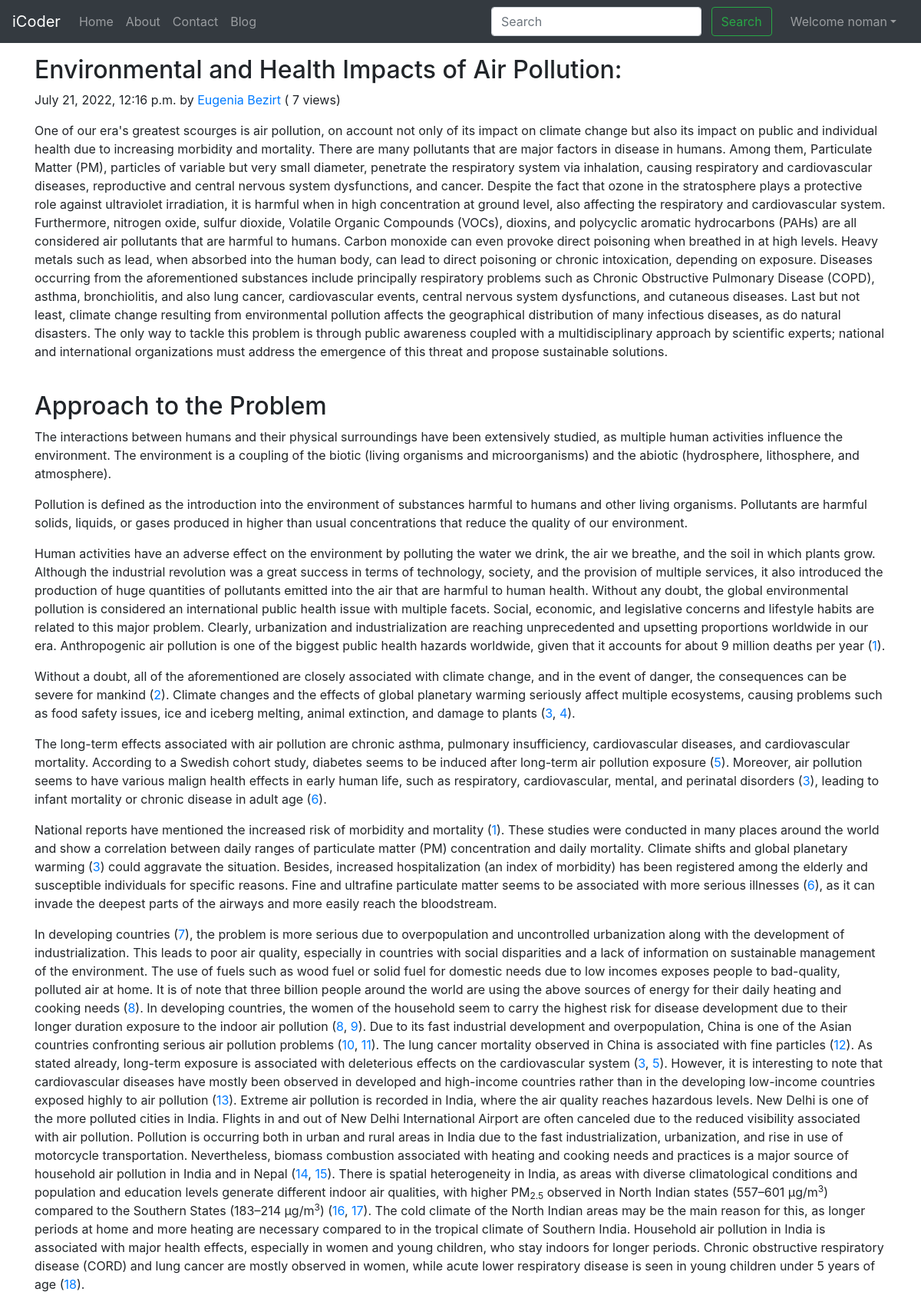
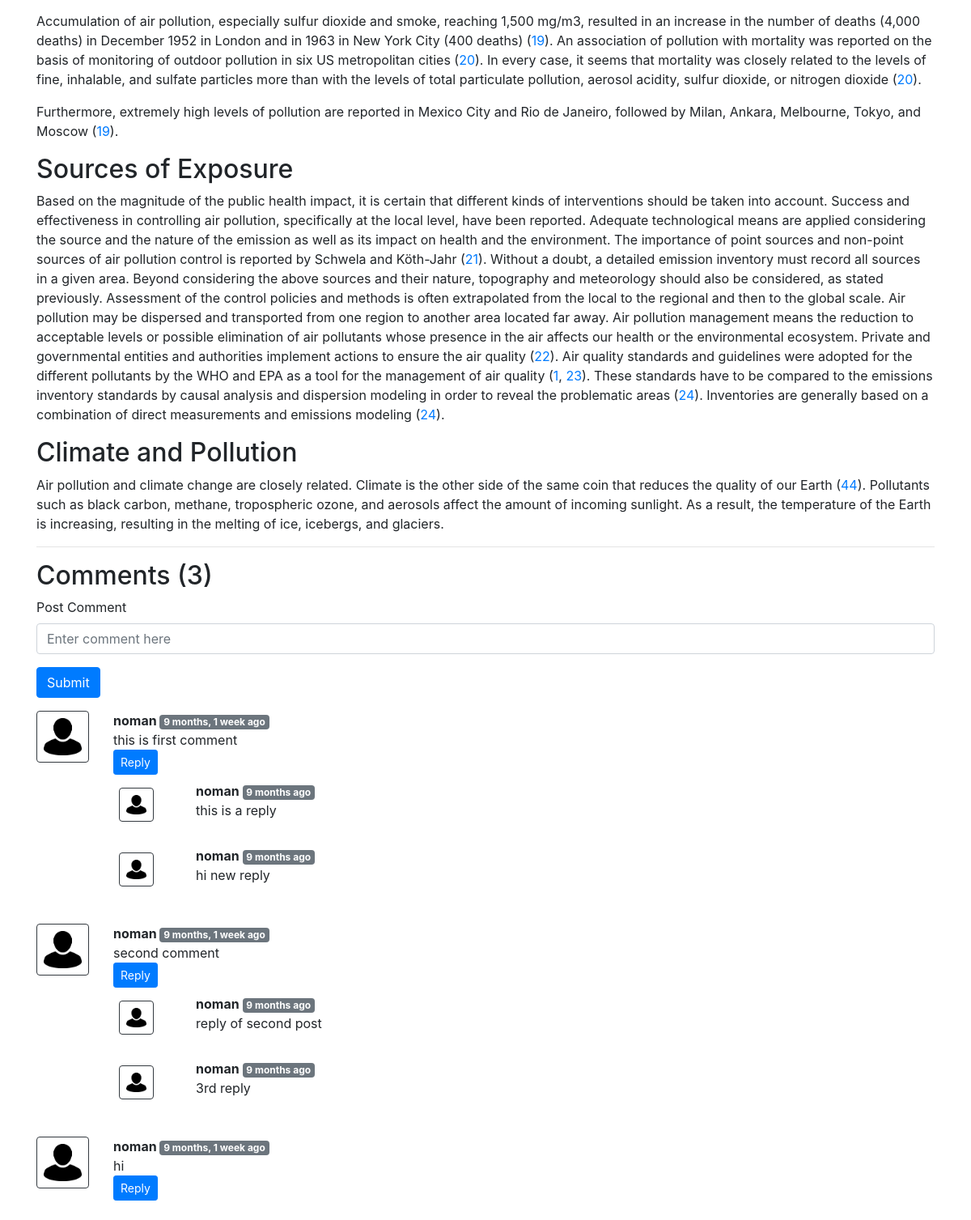
Screenshot of /blog/Second-Blog (signed in) with the database file from the repository (2 pictures, top to bottom).
### blog/models.py (models this page shows, shortened)
class Post(models.Model):
    sno=models.AutoField(primary_key=True)
    title=models.CharField(max_length=255)
    author=models.CharField(max_length=14)
    slug=models.CharField(max_length=130)
    views= models.IntegerField(default=0)
    timeStamp=models.DateTimeField(blank=True)
    image = models.ImageField(upload_to='blog/images', default="")
    content=models.TextField()

class BlogComment(models.Model):
    sno= models.AutoField(primary_key=True)
    comment=models.TextField()
    user=models.ForeignKey(User, on_delete=models.CASCADE)
    post=models.ForeignKey(Post, on_delete=models.CASCADE)
    parent=models.ForeignKey('self',on_delete=models.CASCADE, null=True )
    timestamp= models.DateTimeField(default=now)

### blog/views.py (the view)
# urls.py: path('<str:slug>', views.blogPost, name="blogPost"),
def blogPost(request, slug):
    post=Post.objects.filter(slug=slug).first()
    post.views = post.views + 1
    post.save()
    comments= BlogComment.objects.filter(post=post, parent=None)
    replies= BlogComment.objects.filter(post=post).exclude(parent=None)
    replyDict={}
    for reply in replies:
        if reply.parent.sno not in replyDict.keys():
            replyDict[reply.parent.sno]=[reply]
        else:
            replyDict[reply.parent.sno].append(reply)
    context={'post':post, 'comments': comments, 'user': request.user, 'replyDict': replyDict}
    return render(request, "blog/blogPost.html", context)

### blog/templatetags/extras.py (called while the page is built)
@register.filter(name='get_val')
def get_val(dict, key):
    return dict.get(key)

### templates/blog/blogpost.html (shortened to what this page needs)
{% extends 'base.html' %}
{% block body %}
{% load humanize %}
{% load extras %}
<div class="container my-3">
    <h2 class="blog-post-title">{{post.title}}</h2>
    <p class="blog-post-meta">{{post.timeStamp}} by <a href="/about">{{post.author}}</a> (<span > {{post.views}} views</span>)</p>
    <p>{{post.content|safe}}</p>
    <hr>
</div>
<div class="container">
    <h2> Comments ({{comments.count}}) </h2>
    <div class="my-2">
        {% if user.is_authenticated %}
        <form action="/blog/postComment" method="post">
            <div class="form-group">
                <label for="exampleInputEmail1">Post Comment </label>
                <input type="text" class="form-control" name="comment" placeholder="Enter comment here">
            </div>
            <button type="submit" class="btn btn-primary">Submit</button>
        </form>
        {% else %}
        Please login to post a comment
        {% endif %}
    </div>
    {% for comment in comments %}
    <div class="row my-3">
        <div class="col-md-1  ">
            <img class="rounded mx-auto d-block w-100 border border-dark p-2" src="/static/img/user.jpg" alt="user">
        </div>
        <div class="col-md-11 ">
            <b> {{comment.user.username}} </b> <span class="badge badge-secondary ">{{comment.timestamp| naturaltime}}</span>
            <div>{{comment.comment}}</div>
            <div class="reply mx-0">
                {% if user.is_authenticated %}
                <button class="btn btn-sm btn-primary" type="button" data-toggle="collapse" data-target="#replyBox{{comment.sno}}" aria-expanded="false" aria-controls="replyBox{{comment.sno}}">
                    Reply
                </button>
                {% else %}
                <button class="btn btn-sm btn-primary" type="button" data-toggle="collapse" data-target="#replyBox{{comment.sno}}" aria-expanded="false" aria-controls="replyBox{{comment.sno}}">
                    Login to reply
                </button>
                {% endif %}
                <div class="replies my-2 ">
                    {% for reply in replyDict|get_val:comment.sno %}
                    <div class="row my-2">
                        <div class="col-md-1 ">
                            <img class="rounded mx-auto d-block w-75 my-2 border border-dark p-2" src="/static/img/user.jpg" alt="user">
                        </div>
                        <div class="col-md-11">
                            <div class="col-md-11 ">
                                <b> {{reply.user.username}} </b> <span class="badge badge-secondary ">{{reply.timestamp| naturaltime}}</span>
                                <div>{{reply.comment}}</div>
                            </div>
                            <br>
                        </div>
                    </div>
                    {% endfor %}
                </div>
            </div>
        </div>
    </div>
    {% endfor %}
</div>
{% endblock %}

### templates/base.html (shortened to what this page needs)
<!doctype html>
<html lang="en">
  <head>
    <link rel="stylesheet" href="https://stackpath.bootstrapcdn.com/bootstrap/4.5.2/css/bootstrap.min.css">
  </head>
  <body>
    <nav class="navbar navbar-expand-lg navbar-dark bg-dark">
        <a class="navbar-brand" href="/">iCoder</a>
        <div class="collapse navbar-collapse" id="navbarSupportedContent">
          <ul class="navbar-nav mr-auto">
            <li class="nav-item {% block homeactive %}  {% endblock homeactive %}">
              <a class="nav-link" href="/">Home <span class="sr-only">(current)</span></a>
            </li>
            <li class="nav-item {% block aboutactive %}  {% endblock aboutactive %}" >
              <a class="nav-link" href="/about">About</a>
            </li>
            <li class="nav-item {% block contactactive %}  {% endblock contactactive %} ">
              <a class="nav-link" href="/contact">Contact</a>
            </li>
            <li class="nav-item {% block blogactive %}  {% endblock blogactive %} ">
              <a class="nav-link" href="/blog">Blog</a>
            </li>
          </ul>
          <div class="ml-auto form-inline ">
          <form method="get" action="/search"class="my-2 my-lg-0 mx-3">
            <input class="form-control mr-sm-2" type="search" placeholder="Search" aria-label="Search" name="query" id="query">
            <button class="btn btn-outline-success my-2 my-sm-0 " type="submit">Search</button>
          </form>
{% if user.is_authenticated %}
<ul class="navbar-nav mr-2">
<li class="nav-item dropdown">
<a class="nav-link dropdown-toggle" href='#' id="navbarDropdown" role="button" data-toggle="dropdown"> Welcome {{request.user}}</a>
      </li>
      </ul>
      </div>
{% endif %}
        </div>
      </nav>
      {% block body %}  {% endblock body %}
  </body>
</html>

### rows the page displays
Post: title "Environmental and Health Impacts of Air Pollution:", timeStamp "July 21, 2022, 12:16 p.m.", author "Eugenia Bezirt", views "7", content "One of our era's greatest scourges is air pollution, on account not only of its impact on climate change but also its impact on public and individual health due to increasing morbidity and mortality. There are many pollutants that are major factors in disease in humans. Among them, Particulate Matter (PM), particles of variable but very small diameter, penetrate the respiratory system via inhalation, causing respiratory and cardiovascular diseases, reproductive and central nervous system dysfunctions, and cancer. Despite the fact that ozone in the stratosphere plays a protective role against ultraviolet irradiation, it is harmful when in high concentration at ground level, also affecting…"
BlogComment: user.username "noman", timestamp "9 months, 1 week ago", comment "this is first comment"
BlogComment: user.username "noman", timestamp "9 months ago", comment "this is a reply"
BlogComment: user.username "noman", timestamp "9 months ago", comment "hi new reply"
BlogComment: user.username "noman", timestamp "9 months, 1 week ago", comment "second comment"
BlogComment: user.username "noman", timestamp "9 months ago", comment "reply of second post"
BlogComment: user.username "noman", timestamp "9 months ago", comment "3rd reply"
BlogComment: user.username "noman", timestamp "9 months, 1 week ago", comment "hi"

### other values shown
{{ request.user }} "noman"
{{ comments.count }} "3"
